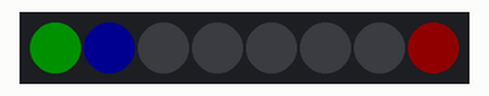
A sketch run on a simulated Arduino Uno, built with avr-gcc and run on an emulated ATmega328P. Shown: 8 RGB LEDs in strip order, left to right. Dim RGB values are drawn brighter than linear; random numbers use the default seed unless the sketch sets one.

Above: at 0.1 s.
At 5.1 s:
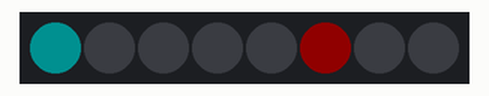
At 10.1 s:
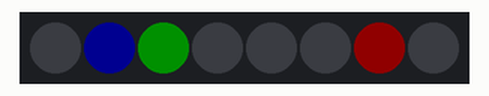
At 20.1 s:
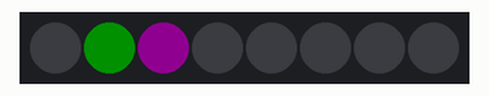
At 25.1 s:
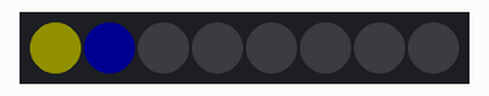
At 38.1 s:
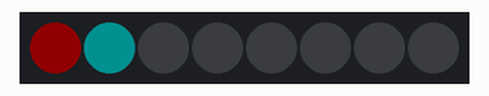
Timing chart, 0 to 40.0 s (numbered marks = the images above):
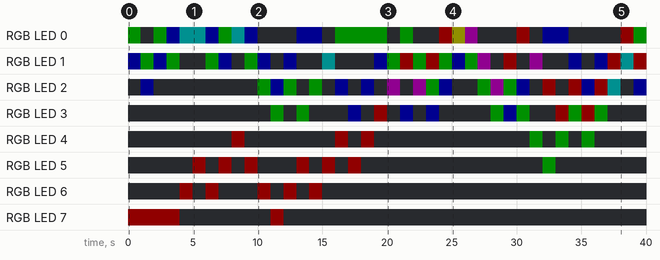

Measured:
- by itself, RGB LED 4: off → RGB(16, 0, 0) at 8.0 s, → off 1.0 s later, → RGB(16, 0, 0) 7.0 s later, → off 1.0 s later, … (12 changes in this stretch)
- by itself, RGB LED 5: off → RGB(16, 0, 0) at 5.0 s, → off 1.0 s later, → RGB(16, 0, 0) 1.0 s later, → off 1.0 s later, … (14 changes in this stretch)
- by itself, RGB LED 6: off → RGB(16, 0, 0) at 4.0 s, → off 1.0 s later, → RGB(16, 0, 0) 1.0 s later, → off 1.0 s later, … (10 changes in this stretch)
- by itself, RGB LED 7: off → RGB(16, 0, 0) at 0.00 s, → off 4.0 s later, → RGB(16, 0, 0) 7.0 s later, → off 1.0 s later
- by itself, RGB LED 3: off → RGB(0, 16, 0) at 11.0 s, → off 1.0 s later, → RGB(0, 16, 0) 1.0 s later, → off 1.0 s later, … (21 changes in this stretch)
- by itself, RGB LED 2: off → RGB(0, 0, 16) at 1.0 s, → off 1.0 s later, → RGB(0, 16, 0) 8.0 s later, → RGB(0, 0, 16) 1.0 s later, … (31 changes in this stretch)
- what the display in image 1 shows lasts 1.0 s, from 5.0 s to 6.0 s

The sketch:

led_strip_test.ino
```cpp
// Simple NeoPixel test.  Lights just a few pixels at a time so a
// 1m strip can safely be powered from Arduino 5V pin.  Arduino
// may nonetheless hiccup when LEDs are first connected and not
// accept code.  So upload code first, unplug USB, connect pixels
// to GND FIRST, then +5V and digital pin 6, then re-plug USB.
// A working strip will show a few pixels moving down the line,
// cycling between red, green and blue.  If you get no response,
// might be connected to wrong end of strip (the end wires, if
// any, are no indication -- look instead for the data direction
// arrows printed on the strip).

#include <Adafruit_NeoPixel.h>

#define PIN      2
#define N_LEDS 8

// Parameter 1 = number of pixels in strip
// Parameter 2 = pin number (most are valid)
// Parameter 3 = pixel type flags, add together as needed:
//   NEO_KHZ800  800 KHz bitstream (most NeoPixel products w/WS2812 LEDs)
//   NEO_KHZ400  400 KHz (classic 'v1' (not v2) FLORA pixels, WS2811 drivers)
//   NEO_GRB     Pixels are wired for GRB bitstream (most NeoPixel products)
//   NEO_RGB     Pixels are wired for RGB bitstream (v1 FLORA pixels, not v2)

Adafruit_NeoPixel strip = Adafruit_NeoPixel(N_LEDS, PIN, NEO_GRB + NEO_KHZ800);

void setup() {
  strip.begin();
  strip.show(); // Initialize all pixels to 'off'
  // if analog input pin 0 is unconnected, random analog
  // noise will cause the call to randomSeed() to generate
  // different seed numbers each time the sketch runs.
  // randomSeed() will then shuffle the random function.
  randomSeed(analogRead(0));
}

void loop() {
  rnd_walk();
}

#define N_PARTICLE 3
#define NV N_LEDS*3
#define PARTICLE_VOLUME 16

static void rnd_walk(){
  int pos[N_PARTICLE] = {7}; // all non-initialized values will be set to 0 (ie, 7,0,0}
  int rnd[N_PARTICLE]={0}; // all zeros
  unsigned int rgb_buffer[3]; // holds RGB

  while(true){
    // select random left or right movement for each particle
    for(int i=0;i<N_PARTICLE;i=i+1){
      rnd[i]=random(2); // random(max): max is _exclusive_ upper bound
    }
    clear(); // set all LEDs to zero
    // loop over each particle...
    for (int i=0; i<N_PARTICLE; i=i+1){
      if(rnd[i] == 0){ pos[i]=pos[i]+1; } // move right,
      else { pos[i]=pos[i]-1; } // or left
      pos[i]=min(max(pos[i],0),strip.numPixels()-1); // bound the new position to [0,7] -- sticky edges
      unpack_rgb( rgb_buffer, strip.getPixelColor(pos[i]) ); // get the i-th pixel color and convert to RGB. Write RGB values to array.
      // add to the LED intensity. each third particle is red, hence the mod(). if you have lots of particles they are: r, g, b, r, g, b,...
      rgb_buffer[i%3]=rgb_buffer[i%3] + PARTICLE_VOLUME;
      strip.setPixelColor(pos[i],rgb_buffer[0],rgb_buffer[1],rgb_buffer[2]); // set the LED color
    }
    strip.show();
    delay(1000);
  }
}

static void alternate(){
//
// alternates all odd then all even lights
// uses colors from col
//
//
  short vol = 128;
  short col[6] = {0,vol  ,0,
                    vol,0,0 };
  while(true){
    for(short i=0; i<2; i=i+1){
      for(short j=i; j<strip.numPixels(); j=j+2) {
       //strip.setPixelColor(j, 128, 0,128);
       strip.setPixelColor(j, col[i*3], col[i*3+1], col[i*3+2]);
      }
      strip.show();
      delay(500);
      clear();
    }
  }

}
static void bounce() {
  short dir=1;
  short pos=0;
  while(true){
   clear();
   if(pos>=(strip.numPixels()-1)){ dir=-1; }
   if(pos<=0){ dir=1; }
   for(short i=pos; i<strip.numPixels(); i=i+dir) {
     short z=255-abs( pos-i )*96;
     strip.setPixelColor(i, min(max(z,0),255), 0,0);
   }
   pos=pos+dir;
   strip.show();
   delay(500);
  }
}
/**********************************
 *
 *
 *  LIBRARY OF FUNCTIONS FOR GENERAL USE
 *
 */
static void clear() {
  for(uint16_t i=0; i<strip.numPixels(); i++) {
     strip.setPixelColor(i, 0, 0,0);
   }
}

// This takes an packed 32-bit RGB from getPixelColor() and converts to RGB
// Call it like this:
//     unsigned int rgb_buffer[3]; // holds RGB
//     unpack_rgb( rgb_buffer, strip.getPixelColor(pos[i]) );
//
void unpack_rgb(unsigned int *buf, uint32_t rgb) { // buffer, and input -- y'all working in C now
  buf[0]=(rgb>>16) &0xff;
  buf[1]=(rgb>>8) &0xff;
  buf[2]= rgb & 0xff;
}
```
